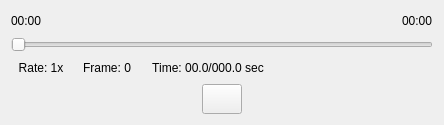
                        <widget class="QWidget" name="widget_86" native="true">
                         <property name="maximumSize">
                          <size>
                           <width>16777215</width>
                           <height>131</height>
                          </size>
                         </property>
                         <property name="styleSheet">
                          <string notr="true">border-color: rgb(0, 0, 0);</string>
                         </property>
                         <layout class="QVBoxLayout" name="verticalLayout_2">
                          <item>
                           <layout class="QHBoxLayout" name="horizontalLayout_15" stretch="0,1,0">
                            <property name="spacing">
                             <number>0</number>
                            </property>
                            <property name="sizeConstraint">
                             <enum>QLayout::SetMinimumSize</enum>
                            </property>
                            <item>
                             <widget class="QLabel" name="DePlayerStartTimeRight">
                              <property name="font">
                               <font>
                                <family>Arial</family>
                                <pointsize>9</pointsize>
                               </font>
                              </property>
                              <property name="text">
                               <string>00:00</string>
                              </property>
                             </widget>
                            </item>
                            <item>
                             <spacer name="horizontalSpacer_34">
                              <property name="orientation">
                               <enum>Qt::Horizontal</enum>
                              </property>
                              <property name="sizeHint" stdset="0">
                               <size>
                                <width>278</width>
                                <height>20</height>
                               </size>
                              </property>
                             </spacer>
                            </item>
                            <item>
                             <widget class="QLabel" name="DePlayerFinishTimeRight">
                              <property name="font">
                               <font>
                                <family>Arial</family>
                                <pointsize>9</pointsize>
                               </font>
                              </property>
                              <property name="text">
                               <string>00:00</string>
                              </property>
                             </widget>
                            </item>
                           </layout>
                          </item>
                          <item>
                           <widget class="QSlider" name="DePlayerSliderRight">
                            <property name="sizePolicy">
                             <sizepolicy hsizetype="Preferred" vsizetype="Preferred">
                              <horstretch>0</horstretch>
                              <verstretch>0</verstretch>
                             </sizepolicy>
                            </property>
                            <property name="minimumSize">
                             <size>
                              <width>0</width>
                              <height>12</height>
                             </size>
                            </property>
                            <property name="orientation">
                             <enum>Qt::Horizontal</enum>
                            </property>
                           </widget>
                          </item>
                          <item>
                           <layout class="QHBoxLayout" name="horizontalLayout_16" stretch="0,0,0,1">
                            <item>
                             <widget class="QLabel" name="DePlayerRateRight">
                              <property name="minimumSize">
                               <size>
                                <width>60</width>
                                <height>0</height>
                               </size>
                              </property>
                              <property name="font">
                               <font>
                                <family>Arial</family>
                                <pointsize>9</pointsize>
                               </font>
                              </property>
                              <property name="text">
                               <string>Rate: 1x</string>
                              </property>
                              <property name="alignment">
                               <set>Qt::AlignCenter</set>
                              </property>
                             </widget>
                            </item>
                            <item>
                             <widget class="QLabel" name="DePlayerFrameRight">
                              <property name="minimumSize">
                               <size>
                                <width>60</width>
                                <height>0</height>
                               </size>
                              </property>
                              <property name="font">
                               <font>
                                <family>Arial</family>
                                <pointsize>9</pointsize>
                               </font>
                              </property>
                              <property name="text">
                               <string>Frame: 0</string>
                              </property>
                              <property name="alignment">
                               <set>Qt::AlignCenter</set>
                              </property>
                             </widget>
                            </item>
                            <item>
                             <widget class="QLabel" name="DePlayerTimeRight">
                              <property name="minimumSize">
                               <size>
                                <width>130</width>
                                <height>0</height>
                               </size>
                              </property>
                              <property name="font">
                               <font>
                                <family>Arial</family>
                                <pointsize>9</pointsize>
                               </font>
                              </property>
                              <property name="text">
                               <string>Time: 00.0/000.0 sec</string>
                              </property>
                              <property name="alignment">
                               <set>Qt::AlignCenter</set>
                              </property>
                             </widget>
                            </item>
                            <item>
                             <spacer name="horizontalSpacer_45">
                              <property name="orientation">
                               <enum>Qt::Horizontal</enum>
                              </property>
                              <property name="sizeHint" stdset="0">
                               <size>
                                <width>40</width>
                                <height>20</height>
                               </size>
                              </property>
                             </spacer>
                            </item>
                           </layout>
                          </item>
                          <item>
                           <layout class="QGridLayout" name="gridLayout_15">
                            <item row="0" column="1">
                             <widget class="QPushButton" name="DePlayerLastButtonRight">
                              <property name="sizePolicy">
                               <sizepolicy hsizetype="Fixed" vsizetype="Fixed">
                                <horstretch>0</horstretch>
                                <verstretch>0</verstretch>
                               </sizepolicy>
                              </property>
                              <property name="minimumSize">
                               <size>
                                <width>40</width>
                                <height>30</height>
                               </size>
                              </property>
                              <property name="maximumSize">
                               <size>
                                <width>40</width>
                                <height>30</height>
                               </size>
                              </property>
                              <property name="font">
                               <font>
                                <pointsize>9</pointsize>
                               </font>
                              </property>
                              <property name="styleSheet">
                               <string notr="true">#DePlayerLastButtonRight{
background-color: transparent; 
border-image: url(:/media/previous.png);
background:none;
border:none;
background-repeat:none;
}
#DePlayerLastButtonRight:pressed
{
border-image:url(:/media/previous_pre.png);
background-repeat: no-repeat;
}

</string>
                              </property>
                              <property name="text">
                               <string/>
                              </property>
                             </widget>
                            </item>
                            <item row="0" column="2">
                             <widget class="QPushButton" name="DePlayerSlowButtonRight">
                              <property name="sizePolicy">
                               <sizepolicy hsizetype="Fixed" vsizetype="Fixed">
                                <horstretch>0</horstretch>
                                <verstretch>0</verstretch>
                               </sizepolicy>
                              </property>
                              <property name="minimumSize">
                               <size>
                                <width>40</width>
                                <height>30</height>
                               </size>
                              </property>
                              <property name="maximumSize">
                               <size>
                                <width>40</width>
                                <height>30</height>
                               </size>
                              </property>
                              <property name="font">
                               <font>
                                <pointsize>9</pointsize>
                               </font>
                              </property>
                              <property name="styleSheet">
                               <string notr="true">#DePlayerSlowButtonRight{
background-color: transparent; 
border-image: url(:/media/rw.png);
background:none;
border:none;
background-repeat:none;
}
#DePlayerSlowButtonRight:pressed
{
border-image:url(:/media/rw_pre.png);
background-repeat: no-repeat;
}
</string>
                              </property>
                              <property name="text">
                               <string/>
                              </property>
                             </widget>
                            </item>
                            <item row="0" column="0">
                             <spacer name="horizontalSpacer_2">
                              <property name="orientation">
                               <enum>Qt::Horizontal</enum>
                              </property>
                              <property name="sizeType">
                               <enum>QSizePolicy::Expanding</enum>
                              </property>
                              <property name="sizeHint" stdset="0">
                               <size>
                                <width>99</width>
                                <height>20</height>
                               </size>
                              </property>
                             </spacer>
                            </item>
                            <item row="0" column="5">
                             <widget class="QPushButton" name="DePlayerNextButtonRight">
                              <property name="sizePolicy">
                               <sizepolicy hsizetype="Fixed" vsizetype="Fixed">
                                <horstretch>0</horstretch>
                                <verstretch>0</verstretch>
                               </sizepolicy>
                              </property>
                              <property name="minimumSize">
                               <size>
                                <width>40</width>
                                <height>30</height>
                               </size>
                              </property>
                              <property name="maximumSize">
                               <size>
                                <width>40</width>
                                <height>30</height>
                               </size>
                              </property>
                              <property name="font">
                               <font>
                                <pointsize>9</pointsize>
                               </font>
                              </property>
                              <property name="styleSheet">
                               <string notr="true">#DePlayerNextButtonRight{
background-color: transparent; 
border-image: url(:/media/next.png);
background:none;
border:none;
background-repeat:none;
}
#DePlayerNextButtonRight:pressed
{
border-image:url(:/media/next_pre.png);
background-repeat: no-repeat;
}
</string>
                              </property>
                              <property name="text">
                               <string/>
                              </property>
                             </widget>
                            </item>
                            <item row="0" column="3">
                             <widget class="QPushButton" name="DePlayerPlayButtonRight">
                              <property name="sizePolicy">
                               <sizepolicy hsizetype="Fixed" vsizetype="Fixed">
                                <horstretch>0</horstretch>
                                <verstretch>0</verstretch>
                               </sizepolicy>
                              </property>
                              <property name="minimumSize">
                               <size>
                                <width>40</width>
                                <height>30</height>
                               </size>
                              </property>
                              <property name="maximumSize">
                               <size>
                                <width>40</width>
                                <height>30</height>
                               </size>
                              </property>
                              <property name="font">
                               <font>
                                <pointsize>9</pointsize>
                               </font>
                              </property>
                              <property name="styleSheet">
                               <string notr="true">border-image: url(:/media/play.png);</string>
                              </property>
                              <property name="text">
                               <string/>
                              </property>
                             </widget>
                            </item>
                            <item row="0" column="4">
                             <widget class="QPushButton" name="DePlayerFastButtonRight">
                              <property name="sizePolicy">
                               <sizepolicy hsizetype="Fixed" vsizetype="Fixed">
                                <horstretch>0</horstretch>
                                <verstretch>0</verstretch>
                               </sizepolicy>
                              </property>
                              <property name="minimumSize">
                               <size>
                                <width>40</width>
                                <height>30</height>
                               </size>
                              </property>
                              <property name="maximumSize">
                               <size>
                                <width>40</width>
                                <height>30</height>
                               </size>
                              </property>
                              <property name="font">
                               <font>
                                <pointsize>9</pointsize>
                               </font>
                              </property>
                              <property name="styleSheet">
                               <string notr="true">#DePlayerFastButtonRight{
background-color: transparent; 
border-image: url(:/media/ff.png);
background:none;
border:none;
background-repeat:none;
}
#DePlayerFastButtonRight:pressed
{
border-image:url(:/media/ff_pre.png);
background-repeat: no-repeat;
}</string>
                              </property>
                              <property name="text">
                               <string/>
                              </property>
                             </widget>
                            </item>
                            <item row="0" column="6">
                             <spacer name="horizontalSpacer_35">
                              <property name="orientation">
                               <enum>Qt::Horizontal</enum>
                              </property>
                              <property name="sizeType">
                               <enum>QSizePolicy::Expanding</enum>
                              </property>
                              <property name="sizeHint" stdset="0">
                               <size>
                                <width>99</width>
                                <height>20</height>
                               </size>
                              </property>
                             </spacer>
                            </item>
                           </layout>
                          </item>
                         </layout>
                        </widget>
